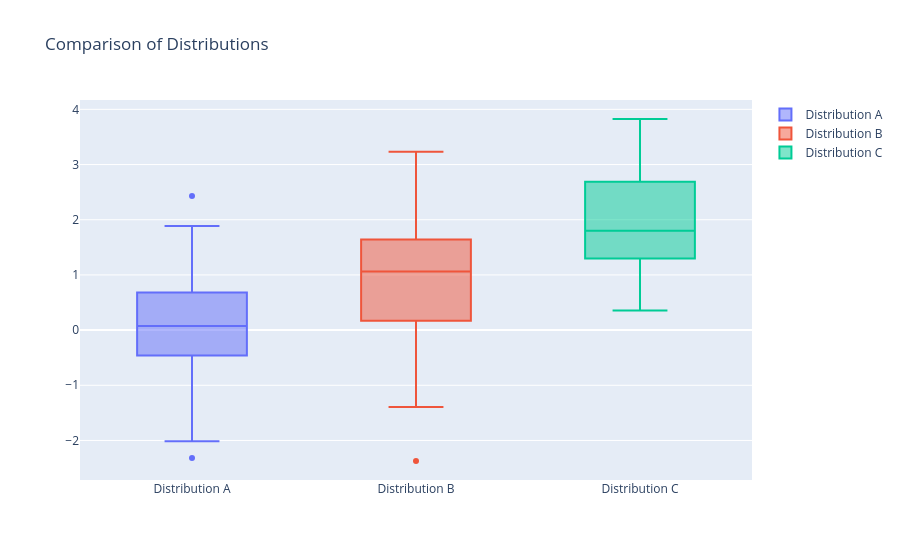

Notebook code cell kept with this figure:
### Code cell
fig = go.Figure()

fig.add_trace(
    go.Box(
        y=y0,
        name='Distribution A'
    )
)

fig.add_trace(
    go.Box(
        y=y1,
        name='Distribution B'
    )
)

fig.add_trace(
    go.Box(
        y=y2,
        name='Distribution C'
    )
)

fig.update_layout(
    title='Comparison of Distributions'
)

fig.show()
